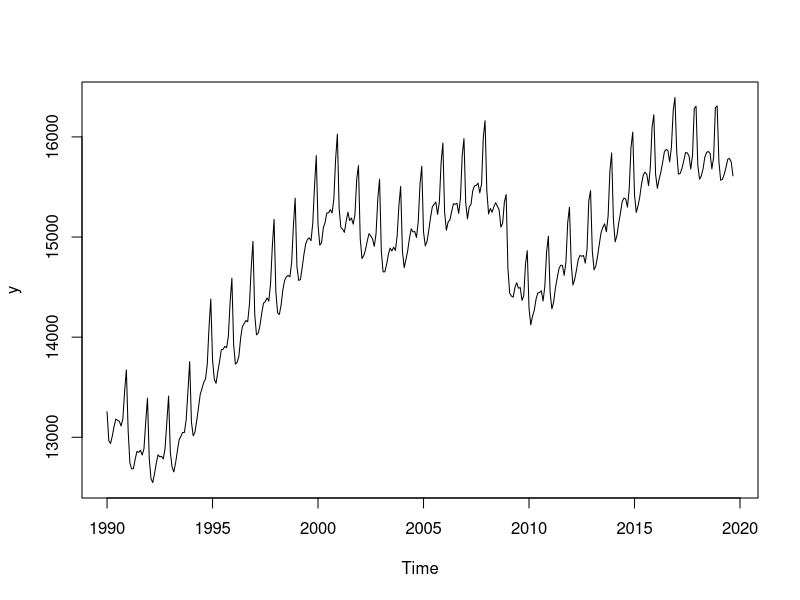
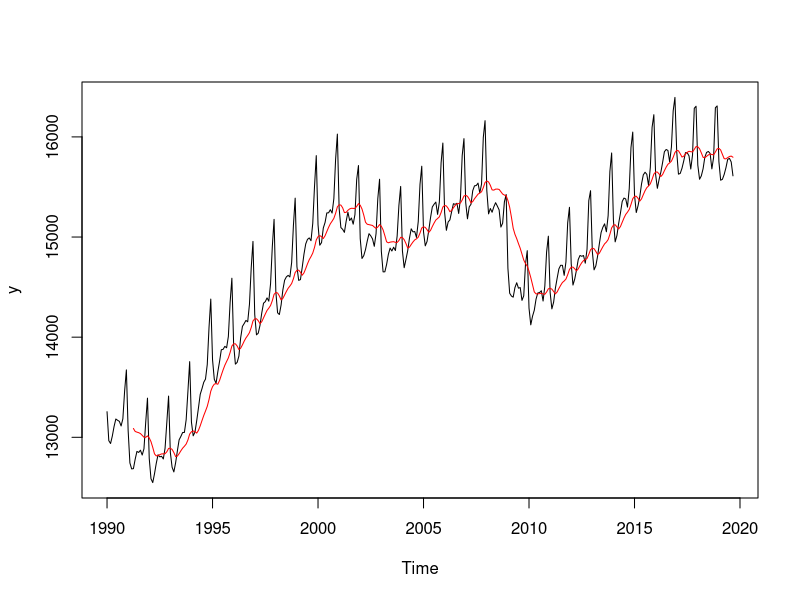
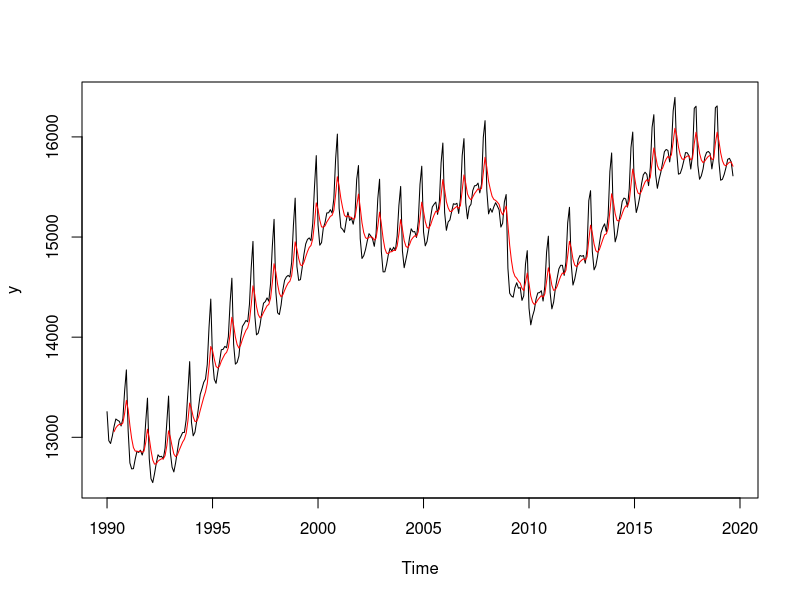
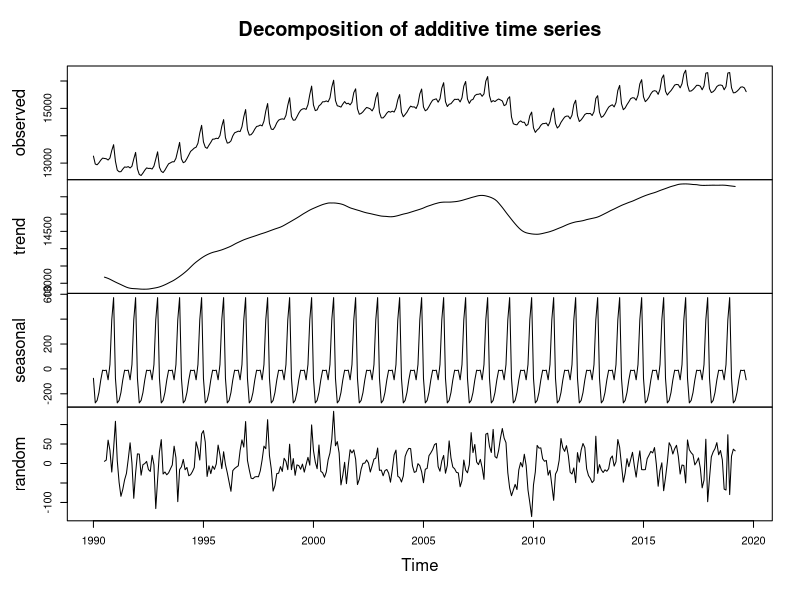
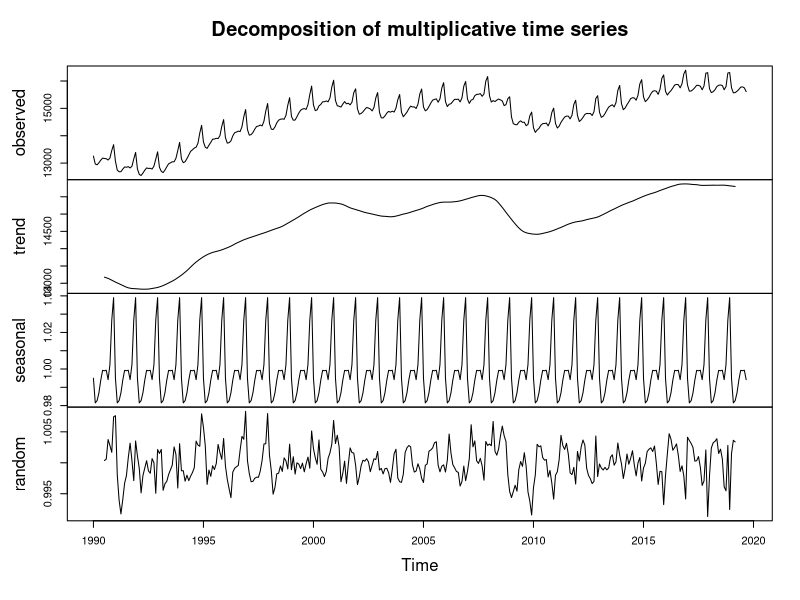
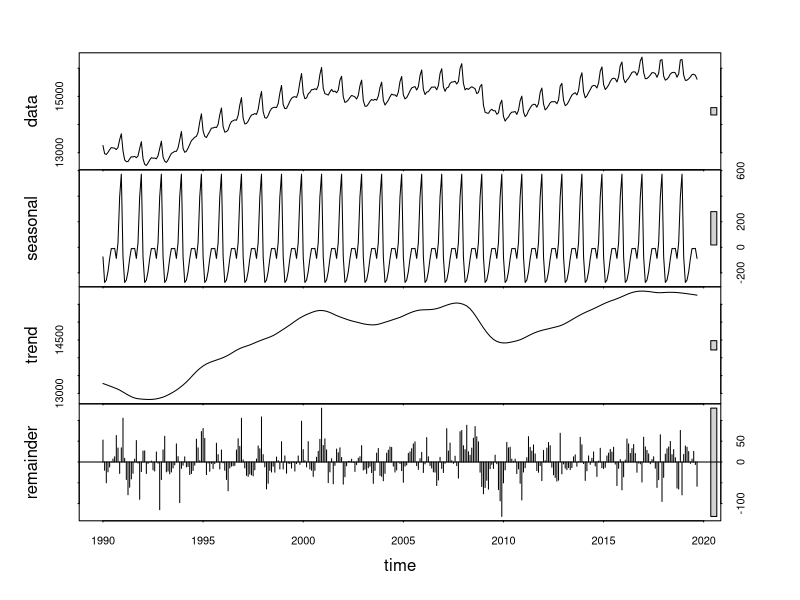
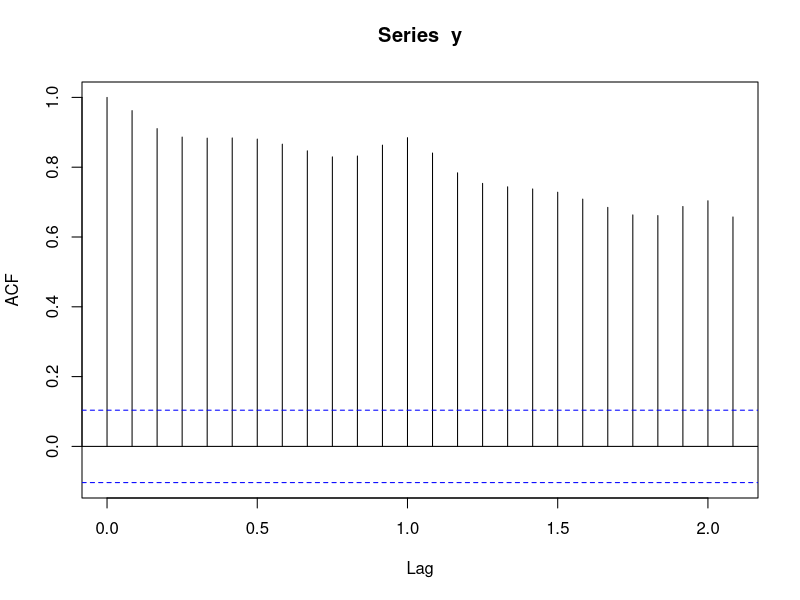
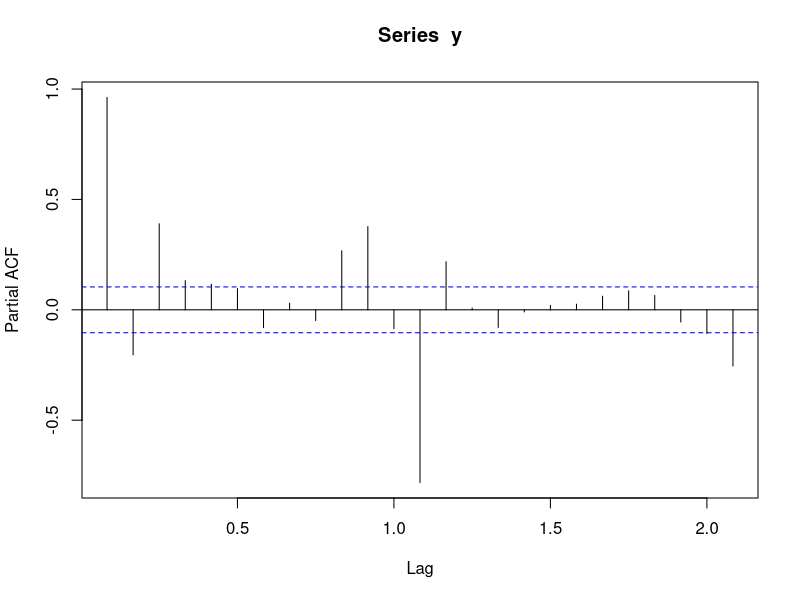

These charts were generated, in order, by the following R code:
## ---- chunk 1
knitr::opts_chunk$set(echo = TRUE, warning = FALSE, message = FALSE, eval = TRUE)
## ---- chunk 2
library(TTR)
library(forecast)
df <- read.csv("data/us_retail_employment.csv")
y <- ts(df$Employed, start = c(1990, 1), end = c(2019, 9), freq = 12)
plot(y)
## ---- chunk 3
plot(y)

# create a moving average series
k = 16  # set the moving average 
y_sma = SMA(y, n = k)

# plot the moving average series
lines(y_sma, col = "red")
## ---- chunk 4
plot(y)

# create a moving average series
w = .7

y_ema = EMA(y, ratio = 1-w)


# plot the moving average series
lines(y_ema, col = "red")
## ---- chunk 5
ourDecomposition <- decompose(y, type="additive")
plot(ourDecomposition)
## ---- chunk 6
ourDecomposition <- decompose(y, type="multiplicative")
plot(ourDecomposition)
## ---- chunk 7
ourDecomposition <- stl(y, s.window = "periodic")
plot(ourDecomposition)
## ---- chunk 8
acf(y)
## ---- chunk 9
pacf(y)
## ---- chunk 10
# data partition

# set the proportion of the test set 
p = .2 

nValid <- round(.2*length(y))
nTrain <- length(y) - nValid
train.ts <- window(y, start = c(1990, 1), end = c(1990, nTrain))
valid.ts <- window(y, start = c(1990, nTrain + 1), end = c(1990, nTrain + nValid))

# Modeling
# baseline models

# average method: forecast by the average of the training series
model1 = meanf(train.ts, h = nValid, level = 0)

# naive: forecast by the last observation of the series
model2 = naive(train.ts, h = nValid, level = 0)

# seasonal naive: forecast by the last season
model3 = snaive(train.ts, h = nValid, level = 0)

# drift: drawing the line from the first to the last observation
model4 = rwf(train.ts, h = nValid, level = 0, drift = TRUE)



# more advanced model
model5 = HoltWinters(train.ts, alpha=TRUE, 
                            beta=TRUE, 
                            gamma=TRUE)
model6 = auto.arima(train.ts)

## ---- chunk 11
checkresiduals(model1)
checkresiduals(model2)
checkresiduals(model3)
checkresiduals(model4)
checkresiduals(model5)
checkresiduals(model6)
## ---- chunk 12
# forecasting
forecast1 = forecast(model1, h = nValid, level = 0)
forecast2 = forecast(model2, h = nValid, level = 0)
forecast3 = forecast(model3, h = nValid, level = 0)
forecast4 = forecast(model4, h = nValid, level = 0)
forecast5 = forecast(model5, h = nValid, level = 0)
forecast6 = forecast(model6, h = nValid, level = 0)


# plotting forecast
plot(forecast1)
lines(valid.ts, col = 'red')
plot(forecast2)
lines(valid.ts, col = 'red')
plot(forecast3)
lines(valid.ts, col = 'red')
plot(forecast4)
lines(valid.ts, col = 'red')
plot(forecast5)
lines(valid.ts, col = 'red')
plot(forecast6)
lines(valid.ts, col = 'red')


# accuracy
a1 = accuracy(forecast1$mean, valid.ts)
a2 = accuracy(forecast2$mean, valid.ts)
a3 = accuracy(forecast3$mean, valid.ts)
a4 = accuracy(forecast4$mean, valid.ts)
a5 = accuracy(forecast5$mean, valid.ts)
a6 = accuracy(forecast6$mean, valid.ts)

rbind(a1, a2, a3,a4, a5, a6)
## ---- chunk 13
# the rwf model gives the lowest MAPE, 
# so we will select this model as the final model 
# to train it on the entire dataset to make forecasting.

selected_model =  rwf(y)
new_forecast = forecast(selected_model)
plot(new_forecast)
